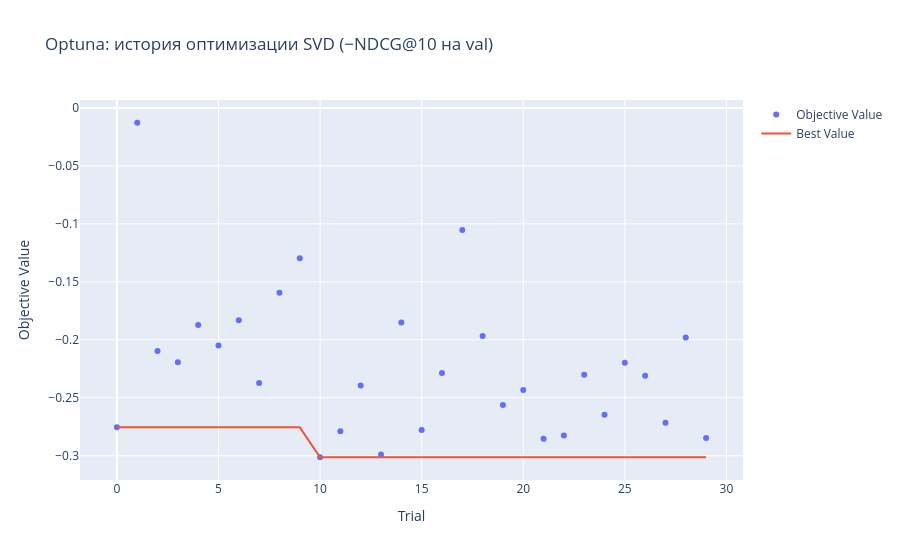
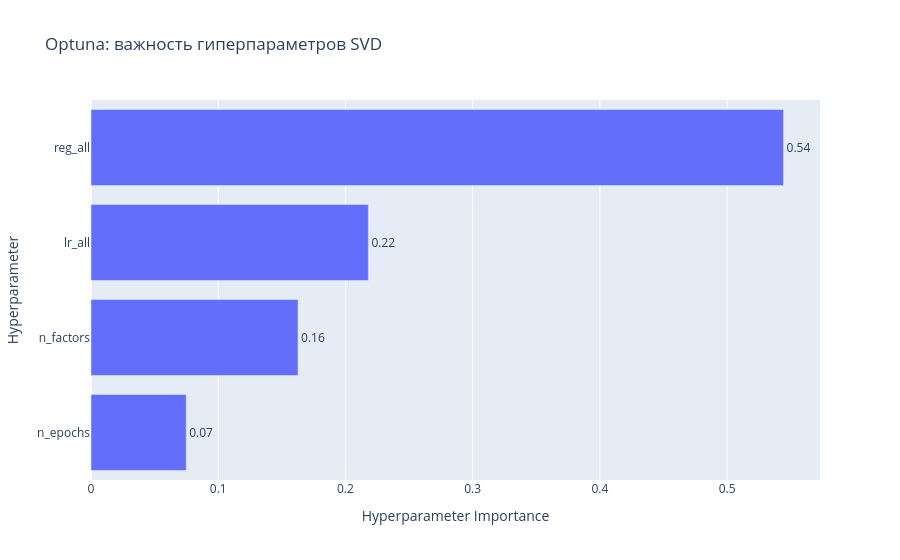
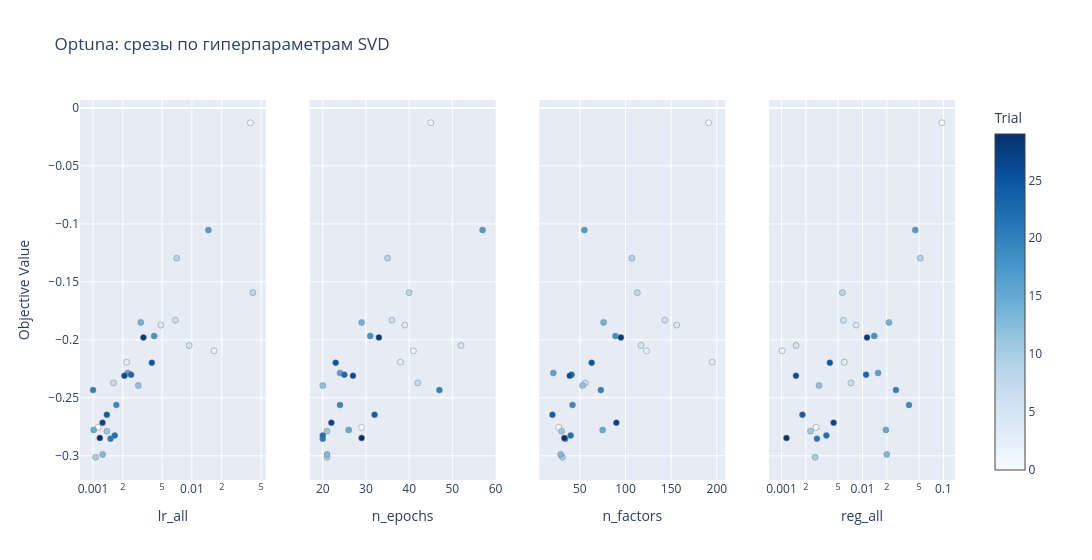

The notebook cell saved with these charts, in order:
### Code cell
# ── Визуализация Optuna

# 1. История оптимизации
fig_history = ov.plot_optimization_history(study)
fig_history.update_layout(title=f'Optuna: история оптимизации SVD (−NDCG@{K_PRIMARY} на val)')
fig_history.write_html(str(MODELS_DIR / 'optuna_svd_history.html'))
fig_history.show()

# 2. Важность параметров
fig_importance = ov.plot_param_importances(study)
fig_importance.update_layout(title='Optuna: важность гиперпараметров SVD')
fig_importance.write_html(str(MODELS_DIR / 'optuna_svd_importance.html'))
fig_importance.show()

# 3. Срезы по параметрам
fig_slice = ov.plot_slice(study)
fig_slice.update_layout(title='Optuna: срезы по гиперпараметрам SVD')
fig_slice.show()

### Figure 1 — Plotly figure (JSON) as saved in the notebook; plotly's stock layout.template omitted (floating-point values rounded to 4 significant figures)
{"data": [{"mode": "markers", "name": "Objective Value", "type": "scatter", "x": [0, 1, 2, 3, 4, 5, 6, 7, 8, 9, 10, 11, 12, 13, 14, 15, 16, 17, 18, 19, 20, 21, 22, 23, 24, 25, 26, 27, 28, 29], "y": [-0.2755, -0.01279, -0.2096, -0.2193, -0.1873, -0.2049, -0.1831, -0.2372, -0.1594, -0.1296, -0.3013, -0.2788, -0.2394, -0.2989, -0.185, -0.2778, -0.2286, -0.1054, -0.1968, -0.2562, -0.2433, -0.2853, -0.2825, -0.2301, -0.2646, -0.2197, -0.231, -0.2715, -0.198, -0.2847]}, {"mode": "lines", "name": "Best Value", "type": "scatter", "x": [0, 1, 2, 3, 4, 5, 6, 7, 8, 9, 10, 11, 12, 13, 14, 15, 16, 17, 18, 19, 20, 21, 22, 23, 24, 25, 26, 27, 28, 29], "y": [-0.2755, -0.2755, -0.2755, -0.2755, -0.2755, -0.2755, -0.2755, -0.2755, -0.2755, -0.2755, -0.3013, -0.3013, -0.3013, -0.3013, -0.3013, -0.3013, -0.3013, -0.3013, -0.3013, -0.3013, -0.3013, -0.3013, -0.3013, -0.3013, -0.3013, -0.3013, -0.3013, -0.3013, -0.3013, -0.3013]}, {"marker": {"color": "#cccccc"}, "mode": "markers", "name": "Infeasible Trial", "showlegend": false, "type": "scatter", "x": [], "y": []}], "layout": {"title": {"text": "Optuna: история оптимизации SVD (−NDCG@10 на val)"}, "xaxis": {"title": {"text": "Trial"}}, "yaxis": {"title": {"text": "Objective Value"}}}}

### Figure 2 — Plotly figure (JSON) as saved in the notebook; plotly's stock layout.template omitted (floating-point values rounded to 4 significant figures)
{"data": [{"cliponaxis": false, "hovertemplate": ["n_epochs (IntDistribution): 0.07483077446436324<extra></extra>", "n_factors (IntDistribution): 0.16274497495564808<extra></extra>", "lr_all (FloatDistribution): 0.21804878949524353<extra></extra>", "reg_all (FloatDistribution): 0.5443754610847451<extra></extra>"], "name": "Objective Value", "orientation": "h", "text": ["0.07", "0.16", "0.22", "0.54"], "textposition": "outside", "type": "bar", "x": [0.07483, 0.1627, 0.218, 0.5444], "y": ["n_epochs", "n_factors", "lr_all", "reg_all"]}], "layout": {"title": {"text": "Optuna: важность гиперпараметров SVD"}, "xaxis": {"title": {"text": "Hyperparameter Importance"}}, "yaxis": {"title": {"text": "Hyperparameter"}}}}

### Figure 3 — Plotly figure (JSON) as saved in the notebook; plotly's stock layout.template omitted (floating-point values rounded to 4 significant figures)
{"data": [{"marker": {"color": [0, 1, 2, 3, 4, 5, 6, 7, 8, 9, 10, 11, 12, 13, 14, 15, 16, 17, 18, 19, 20, 21, 22, 23, 24, 25, 26, 27, 28, 29], "colorbar": {"title": {"text": "Trial"}, "x": 1, "xpad": 40}, "colorscale": [[0, "rgb(247,251,255)"], [0.125, "rgb(222,235,247)"], [0.25, "rgb(198,219,239)"], [0.375, "rgb(158,202,225)"], [0.5, "rgb(107,174,214)"], [0.625, "rgb(66,146,198)"], [0.75, "rgb(33,113,181)"], [0.875, "rgb(8,81,156)"], [1, "rgb(8,48,107)"]], "line": {"color": "Grey", "width": 0.5}, "showscale": true}, "mode": "markers", "name": "Feasible Trial", "showlegend": false, "type": "scatter", "x": [0.001128, 0.03903, 0.01672, 0.002187, 0.004855, 0.009381, 0.006797, 0.00161, 0.04131, 0.007015, 0.001063, 0.001384, 0.002876, 0.001254, 0.003045, 0.001017, 0.002254, 0.01467, 0.004151, 0.001723, 0.001002, 0.001505, 0.001661, 0.002428, 0.001381, 0.003938, 0.002078, 0.00125, 0.003238, 0.001173], "xaxis": "x", "y": [-0.2755, -0.01279, -0.2096, -0.2193, -0.1873, -0.2049, -0.1831, -0.2372, -0.1594, -0.1296, -0.3013, -0.2788, -0.2394, -0.2989, -0.185, -0.2778, -0.2286, -0.1054, -0.1968, -0.2562, -0.2433, -0.2853, -0.2825, -0.2301, -0.2646, -0.2197, -0.231, -0.2715, -0.198, -0.2847], "yaxis": "y"}, {"marker": {"color": [0, 1, 2, 3, 4, 5, 6, 7, 8, 9, 10, 11, 12, 13, 14, 15, 16, 17, 18, 19, 20, 21, 22, 23, 24, 25, 26, 27, 28, 29], "colorbar": {"title": {"text": "Trial"}, "x": 1, "xpad": 40}, "colorscale": [[0, "rgb(247,251,255)"], [0.125, "rgb(222,235,247)"], [0.25, "rgb(198,219,239)"], [0.375, "rgb(158,202,225)"], [0.5, "rgb(107,174,214)"], [0.625, "rgb(66,146,198)"], [0.75, "rgb(33,113,181)"], [0.875, "rgb(8,81,156)"], [1, "rgb(8,48,107)"]], "line": {"color": "Grey", "width": 0.5}, "showscale": false}, "mode": "markers", "name": "Feasible Trial", "showlegend": false, "type": "scatter", "x": [29, 45, 41, 38, 39, 52, 36, 42, 40, 35, 21, 21, 20, 21, 29, 26, 24, 57, 31, 24, 47, 20, 20, 25, 32, 23, 27, 22, 33, 29], "xaxis": "x2", "y": [-0.2755, -0.01279, -0.2096, -0.2193, -0.1873, -0.2049, -0.1831, -0.2372, -0.1594, -0.1296, -0.3013, -0.2788, -0.2394, -0.2989, -0.185, -0.2778, -0.2286, -0.1054, -0.1968, -0.2562, -0.2433, -0.2853, -0.2825, -0.2301, -0.2646, -0.2197, -0.231, -0.2715, -0.198, -0.2847], "yaxis": "y2"}, {"marker": {"color": [0, 1, 2, 3, 4, 5, 6, 7, 8, 9, 10, 11, 12, 13, 14, 15, 16, 17, 18, 19, 20, 21, 22, 23, 24, 25, 26, 27, 28, 29], "colorbar": {"title": {"text": "Trial"}, "x": 1, "xpad": 40}, "colorscale": [[0, "rgb(247,251,255)"], [0.125, "rgb(222,235,247)"], [0.25, "rgb(198,219,239)"], [0.375, "rgb(158,202,225)"], [0.5, "rgb(107,174,214)"], [0.625, "rgb(66,146,198)"], [0.75, "rgb(33,113,181)"], [0.875, "rgb(8,81,156)"], [1, "rgb(8,48,107)"]], "line": {"color": "Grey", "width": 0.5}, "showscale": false}, "mode": "markers", "name": "Feasible Trial", "showlegend": false, "type": "scatter", "x": [27, 191, 123, 195, 156, 117, 143, 56, 113, 107, 31, 30, 53, 29, 76, 75, 21, 55, 89, 42, 73, 34, 40, 41, 20, 63, 39, 90, 95, 33], "xaxis": "x3", "y": [-0.2755, -0.01279, -0.2096, -0.2193, -0.1873, -0.2049, -0.1831, -0.2372, -0.1594, -0.1296, -0.3013, -0.2788, -0.2394, -0.2989, -0.185, -0.2778, -0.2286, -0.1054, -0.1968, -0.2562, -0.2433, -0.2853, -0.2825, -0.2301, -0.2646, -0.2197, -0.231, -0.2715, -0.198, -0.2847], "yaxis": "y3"}, {"marker": {"color": [0, 1, 2, 3, 4, 5, 6, 7, 8, 9, 10, 11, 12, 13, 14, 15, 16, 17, 18, 19, 20, 21, 22, 23, 24, 25, 26, 27, 28, 29], "colorbar": {"title": {"text": "Trial"}, "x": 1, "xpad": 40}, "colorscale": [[0, "rgb(247,251,255)"], [0.125, "rgb(222,235,247)"], [0.25, "rgb(198,219,239)"], [0.375, "rgb(158,202,225)"], [0.5, "rgb(107,174,214)"], [0.625, "rgb(66,146,198)"], [0.75, "rgb(33,113,181)"], [0.875, "rgb(8,81,156)"], [1, "rgb(8,48,107)"]], "line": {"color": "Grey", "width": 0.5}, "showscale": false}, "mode": "markers", "name": "Feasible Trial", "showlegend": false, "type": "scatter", "x": [0.002678, 0.09592, 0.001017, 0.005968, 0.008344, 0.001515, 0.005821, 0.007201, 0.005645, 0.05179, 0.002601, 0.002283, 0.002908, 0.01999, 0.02128, 0.01949, 0.0156, 0.04485, 0.01397, 0.03754, 0.02592, 0.00274, 0.003582, 0.01108, 0.001814, 0.003956, 0.001507, 0.004405, 0.01138, 0.001151], "xaxis": "x4", "y": [-0.2755, -0.01279, -0.2096, -0.2193, -0.1873, -0.2049, -0.1831, -0.2372, -0.1594, -0.1296, -0.3013, -0.2788, -0.2394, -0.2989, -0.185, -0.2778, -0.2286, -0.1054, -0.1968, -0.2562, -0.2433, -0.2853, -0.2825, -0.2301, -0.2646, -0.2197, -0.231, -0.2715, -0.198, -0.2847], "yaxis": "y4"}], "layout": {"title": {"text": "Optuna: срезы по гиперпараметрам SVD"}, "width": 1200, "xaxis": {"anchor": "y", "domain": [0, 0.2125], "title": {"text": "lr_all"}, "type": "log"}, "xaxis2": {"anchor": "y2", "domain": [0.2625, 0.475], "title": {"text": "n_epochs"}}, "xaxis3": {"anchor": "y3", "domain": [0.525, 0.7375], "title": {"text": "n_factors"}}, "xaxis4": {"anchor": "y4", "domain": [0.7875, 1], "title": {"text": "reg_all"}, "type": "log"}, "yaxis": {"anchor": "x", "domain": [0, 1], "title": {"text": "Objective Value"}}, "yaxis2": {"anchor": "x2", "domain": [0, 1], "matches": "y", "showticklabels": false}, "yaxis3": {"anchor": "x3", "domain": [0, 1], "matches": "y", "showticklabels": false}, "yaxis4": {"anchor": "x4", "domain": [0, 1], "matches": "y", "showticklabels": false}}}
